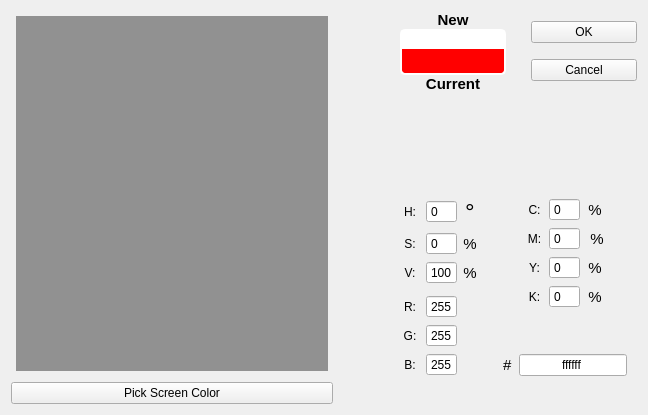
<?xml version="1.0" encoding="UTF-8"?>
<ui version="4.0">
 <class>ColorPickerDialog</class>
 <widget class="QDialog" name="ColorPickerDialog">
  <property name="geometry">
   <rect>
    <x>0</x>
    <y>0</y>
    <width>648</width>
    <height>415</height>
   </rect>
  </property>
  <property name="mouseTracking">
   <bool>true</bool>
  </property>
  <property name="focusPolicy">
   <enum>Qt::ClickFocus</enum>
  </property>
  <property name="windowTitle">
   <string>ColorPickerDialog</string>
  </property>
  <property name="styleSheet">
   <string notr="true"/>
  </property>
  <layout class="QGridLayout" name="gridLayout_3">
   <item row="0" column="5" rowspan="3">
    <layout class="QHBoxLayout" name="horizontalLayout_8">
     <property name="spacing">
      <number>25</number>
     </property>
     <property name="bottomMargin">
      <number>17</number>
     </property>
     <item>
      <layout class="QVBoxLayout" name="verticalLayout_3">
       <property name="spacing">
        <number>0</number>
       </property>
       <item>
        <widget class="QLabel" name="label_2">
         <property name="font">
          <font>
           <pointsize>11</pointsize>
           <bold>true</bold>
          </font>
         </property>
         <property name="text">
          <string>New</string>
         </property>
         <property name="alignment">
          <set>Qt::AlignCenter</set>
         </property>
        </widget>
       </item>
       <item>
        <widget class="QLabel" name="newColorLabel">
         <property name="sizePolicy">
          <sizepolicy hsizetype="Minimum" vsizetype="Preferred">
           <horstretch>0</horstretch>
           <verstretch>0</verstretch>
          </sizepolicy>
         </property>
         <property name="font">
          <font>
           <pointsize>12</pointsize>
           <bold>true</bold>
          </font>
         </property>
         <property name="styleSheet">
          <string notr="true">background-color: #ffffff;
color: rgb(255, 255, 255);
border: 2px solid white;
border-radius: 5px;
border-bottom: 0px;
border-bottom-right-radius: 0px;
border-bottom-left-radius: 0px;</string>
         </property>
         <property name="text">
          <string/>
         </property>
         <property name="alignment">
          <set>Qt::AlignCenter</set>
         </property>
        </widget>
       </item>
       <item>
        <widget class="QPushButton" name="currentColorLabel">
         <property name="minimumSize">
          <size>
           <width>0</width>
           <height>26</height>
          </size>
         </property>
         <property name="styleSheet">
          <string notr="true">color: rgb(255, 255, 255);
background-color: #ff0000;
border: 2px solid white;
border-radius: 5px;
border-top: 0px;
border-top-right-radius: 0px;
border-top-left-radius: 0px;</string>
         </property>
         <property name="text">
          <string/>
         </property>
         <property name="flat">
          <bool>true</bool>
         </property>
        </widget>
       </item>
       <item>
        <widget class="QLabel" name="label_14">
         <property name="font">
          <font>
           <pointsize>11</pointsize>
           <bold>true</bold>
          </font>
         </property>
         <property name="text">
          <string>Current</string>
         </property>
         <property name="alignment">
          <set>Qt::AlignCenter</set>
         </property>
        </widget>
       </item>
      </layout>
     </item>
     <item>
      <layout class="QVBoxLayout" name="verticalLayout_2">
       <property name="spacing">
        <number>6</number>
       </property>
       <item>
        <widget class="QPushButton" name="saveNewColorBtn">
         <property name="sizePolicy">
          <sizepolicy hsizetype="Preferred" vsizetype="Fixed">
           <horstretch>0</horstretch>
           <verstretch>0</verstretch>
          </sizepolicy>
         </property>
         <property name="styleSheet">
          <string notr="true"/>
         </property>
         <property name="text">
          <string>OK</string>
         </property>
        </widget>
       </item>
       <item>
        <widget class="QPushButton" name="cancelBtn">
         <property name="sizePolicy">
          <sizepolicy hsizetype="Preferred" vsizetype="Fixed">
           <horstretch>0</horstretch>
           <verstretch>0</verstretch>
          </sizepolicy>
         </property>
         <property name="styleSheet">
          <string notr="true"/>
         </property>
         <property name="text">
          <string>Cancel</string>
         </property>
        </widget>
       </item>
      </layout>
     </item>
    </layout>
   </item>
   <item row="4" column="5" rowspan="2">
    <layout class="QGridLayout" name="gridLayout">
     <item row="1" column="1">
      <spacer name="horizontalSpacer_3">
       <property name="orientation">
        <enum>Qt::Horizontal</enum>
       </property>
       <property name="sizeType">
        <enum>QSizePolicy::Minimum</enum>
       </property>
       <property name="sizeHint" stdset="0">
        <size>
         <width>10</width>
         <height>20</height>
        </size>
       </property>
      </spacer>
     </item>
     <item row="3" column="3">
      <spacer name="horizontalSpacer_4">
       <property name="orientation">
        <enum>Qt::Horizontal</enum>
       </property>
       <property name="sizeType">
        <enum>QSizePolicy::Minimum</enum>
       </property>
       <property name="sizeHint" stdset="0">
        <size>
         <width>10</width>
         <height>20</height>
        </size>
       </property>
      </spacer>
     </item>
     <item row="1" column="0" rowspan="5">
      <layout class="QGridLayout" name="gridLayout_4">
       <item row="2" column="1">
        <widget class="QSpinBox" name="vSpinBox">
         <property name="buttonSymbols">
          <enum>QAbstractSpinBox::NoButtons</enum>
         </property>
         <property name="maximum">
          <number>100</number>
         </property>
         <property name="value">
          <number>100</number>
         </property>
        </widget>
       </item>
       <item row="2" column="2">
        <widget class="QLabel" name="vPercentLabel">
         <property name="font">
          <font>
           <pointsize>11</pointsize>
          </font>
         </property>
         <property name="text">
          <string>%</string>
         </property>
         <property name="scaledContents">
          <bool>true</bool>
         </property>
         <property name="alignment">
          <set>Qt::AlignCenter</set>
         </property>
        </widget>
       </item>
       <item row="4" column="1">
        <widget class="QSpinBox" name="rSpinBox">
         <property name="buttonSymbols">
          <enum>QAbstractSpinBox::NoButtons</enum>
         </property>
         <property name="maximum">
          <number>255</number>
         </property>
         <property name="value">
          <number>255</number>
         </property>
        </widget>
       </item>
       <item row="0" column="1">
        <widget class="QSpinBox" name="hSpinBox">
         <property name="buttonSymbols">
          <enum>QAbstractSpinBox::NoButtons</enum>
         </property>
         <property name="maximum">
          <number>360</number>
         </property>
        </widget>
       </item>
       <item row="1" column="2">
        <widget class="QLabel" name="sPercentLabel">
         <property name="font">
          <font>
           <pointsize>11</pointsize>
          </font>
         </property>
         <property name="text">
          <string>%</string>
         </property>
         <property name="scaledContents">
          <bool>true</bool>
         </property>
         <property name="alignment">
          <set>Qt::AlignCenter</set>
         </property>
        </widget>
       </item>
       <item row="1" column="1">
        <widget class="QSpinBox" name="sSpinBox">
         <property name="buttonSymbols">
          <enum>QAbstractSpinBox::NoButtons</enum>
         </property>
         <property name="maximum">
          <number>100</number>
         </property>
        </widget>
       </item>
       <item row="5" column="1">
        <widget class="QSpinBox" name="gSpinBox">
         <property name="buttonSymbols">
          <enum>QAbstractSpinBox::NoButtons</enum>
         </property>
         <property name="maximum">
          <number>255</number>
         </property>
         <property name="value">
          <number>255</number>
         </property>
        </widget>
       </item>
       <item row="0" column="2">
        <widget class="QLabel" name="hPercentLabel">
         <property name="font">
          <font>
           <pointsize>18</pointsize>
          </font>
         </property>
         <property name="text">
          <string>°</string>
         </property>
         <property name="scaledContents">
          <bool>true</bool>
         </property>
         <property name="alignment">
          <set>Qt::AlignCenter</set>
         </property>
        </widget>
       </item>
       <item row="6" column="1">
        <widget class="QSpinBox" name="bSpinBox">
         <property name="buttonSymbols">
          <enum>QAbstractSpinBox::NoButtons</enum>
         </property>
         <property name="maximum">
          <number>255</number>
         </property>
         <property name="value">
          <number>255</number>
         </property>
        </widget>
       </item>
       <item row="3" column="0">
        <spacer name="verticalSpacer_2">
         <property name="orientation">
          <enum>Qt::Vertical</enum>
         </property>
         <property name="sizeType">
          <enum>QSizePolicy::Minimum</enum>
         </property>
         <property name="sizeHint" stdset="0">
          <size>
           <width>20</width>
           <height>5</height>
          </size>
         </property>
        </spacer>
       </item>
       <item row="0" column="0">
        <widget class="QLabel" name="label_3">
         <property name="text">
          <string>H:</string>
         </property>
         <property name="scaledContents">
          <bool>true</bool>
         </property>
         <property name="alignment">
          <set>Qt::AlignCenter</set>
         </property>
        </widget>
       </item>
       <item row="1" column="0">
        <widget class="QLabel" name="label_4">
         <property name="text">
          <string>S:</string>
         </property>
         <property name="alignment">
          <set>Qt::AlignCenter</set>
         </property>
        </widget>
       </item>
       <item row="2" column="0">
        <widget class="QLabel" name="label_5">
         <property name="text">
          <string>V:</string>
         </property>
         <property name="alignment">
          <set>Qt::AlignCenter</set>
         </property>
        </widget>
       </item>
       <item row="4" column="0">
        <widget class="QLabel" name="label_6">
         <property name="text">
          <string>R:</string>
         </property>
         <property name="alignment">
          <set>Qt::AlignCenter</set>
         </property>
        </widget>
       </item>
       <item row="5" column="0">
        <widget class="QLabel" name="label_7">
         <property name="text">
          <string>G:</string>
         </property>
         <property name="alignment">
          <set>Qt::AlignCenter</set>
         </property>
        </widget>
       </item>
       <item row="6" column="0">
        <widget class="QLabel" name="label_8">
         <property name="text">
          <string>B:</string>
         </property>
         <property name="alignment">
          <set>Qt::AlignCenter</set>
         </property>
        </widget>
       </item>
      </layout>
     </item>
     <item row="0" column="1">
      <spacer name="verticalSpacer">
       <property name="orientation">
        <enum>Qt::Vertical</enum>
       </property>
       <property name="sizeType">
        <enum>QSizePolicy::Expanding</enum>
       </property>
       <property name="sizeHint" stdset="0">
        <size>
         <width>20</width>
         <height>5</height>
        </size>
       </property>
      </spacer>
     </item>
     <item row="1" column="2" rowspan="5">
      <layout class="QGridLayout" name="gridLayout_2">
       <property name="sizeConstraint">
        <enum>QLayout::SetFixedSize</enum>
       </property>
       <property name="verticalSpacing">
        <number>6</number>
       </property>
       <item row="3" column="4">
        <widget class="QLabel" name="kPercentLabel">
         <property name="sizePolicy">
          <sizepolicy hsizetype="Minimum" vsizetype="Preferred">
           <horstretch>0</horstretch>
           <verstretch>0</verstretch>
          </sizepolicy>
         </property>
         <property name="font">
          <font>
           <pointsize>11</pointsize>
          </font>
         </property>
         <property name="text">
          <string>%</string>
         </property>
         <property name="scaledContents">
          <bool>true</bool>
         </property>
         <property name="alignment">
          <set>Qt::AlignCenter</set>
         </property>
        </widget>
       </item>
       <item row="2" column="4">
        <widget class="QLabel" name="yPercentLabel">
         <property name="sizePolicy">
          <sizepolicy hsizetype="Minimum" vsizetype="Preferred">
           <horstretch>0</horstretch>
           <verstretch>0</verstretch>
          </sizepolicy>
         </property>
         <property name="font">
          <font>
           <pointsize>11</pointsize>
          </font>
         </property>
         <property name="text">
          <string>%</string>
         </property>
         <property name="scaledContents">
          <bool>true</bool>
         </property>
         <property name="alignment">
          <set>Qt::AlignCenter</set>
         </property>
        </widget>
       </item>
       <item row="1" column="4">
        <widget class="QLabel" name="mPercentLabel">
         <property name="sizePolicy">
          <sizepolicy hsizetype="Preferred" vsizetype="Preferred">
           <horstretch>0</horstretch>
           <verstretch>0</verstretch>
          </sizepolicy>
         </property>
         <property name="font">
          <font>
           <pointsize>11</pointsize>
          </font>
         </property>
         <property name="text">
          <string> %</string>
         </property>
         <property name="scaledContents">
          <bool>true</bool>
         </property>
         <property name="alignment">
          <set>Qt::AlignCenter</set>
         </property>
        </widget>
       </item>
       <item row="0" column="4">
        <widget class="QLabel" name="cPercentLabel">
         <property name="sizePolicy">
          <sizepolicy hsizetype="Preferred" vsizetype="Preferred">
           <horstretch>0</horstretch>
           <verstretch>0</verstretch>
          </sizepolicy>
         </property>
         <property name="font">
          <font>
           <pointsize>11</pointsize>
          </font>
         </property>
         <property name="text">
          <string>%</string>
         </property>
         <property name="scaledContents">
          <bool>true</bool>
         </property>
         <property name="alignment">
          <set>Qt::AlignCenter</set>
         </property>
        </widget>
       </item>
       <item row="0" column="3">
        <widget class="QSpinBox" name="cSpinBox">
         <property name="sizePolicy">
          <sizepolicy hsizetype="Minimum" vsizetype="Fixed">
           <horstretch>0</horstretch>
           <verstretch>0</verstretch>
          </sizepolicy>
         </property>
         <property name="styleSheet">
          <string notr="true"/>
         </property>
         <property name="buttonSymbols">
          <enum>QAbstractSpinBox::NoButtons</enum>
         </property>
         <property name="maximum">
          <number>100</number>
         </property>
        </widget>
       </item>
       <item row="1" column="3">
        <widget class="QSpinBox" name="mSpinBox">
         <property name="sizePolicy">
          <sizepolicy hsizetype="Minimum" vsizetype="Fixed">
           <horstretch>0</horstretch>
           <verstretch>0</verstretch>
          </sizepolicy>
         </property>
         <property name="styleSheet">
          <string notr="true"/>
         </property>
         <property name="buttonSymbols">
          <enum>QAbstractSpinBox::NoButtons</enum>
         </property>
         <property name="maximum">
          <number>100</number>
         </property>
        </widget>
       </item>
       <item row="2" column="3">
        <widget class="QSpinBox" name="ySpinBox">
         <property name="sizePolicy">
          <sizepolicy hsizetype="Minimum" vsizetype="Fixed">
           <horstretch>0</horstretch>
           <verstretch>0</verstretch>
          </sizepolicy>
         </property>
         <property name="styleSheet">
          <string notr="true"/>
         </property>
         <property name="buttonSymbols">
          <enum>QAbstractSpinBox::NoButtons</enum>
         </property>
         <property name="maximum">
          <number>100</number>
         </property>
        </widget>
       </item>
       <item row="3" column="3">
        <widget class="QSpinBox" name="kSpinBox">
         <property name="sizePolicy">
          <sizepolicy hsizetype="Minimum" vsizetype="Fixed">
           <horstretch>0</horstretch>
           <verstretch>0</verstretch>
          </sizepolicy>
         </property>
         <property name="styleSheet">
          <string notr="true"/>
         </property>
         <property name="buttonSymbols">
          <enum>QAbstractSpinBox::NoButtons</enum>
         </property>
         <property name="maximum">
          <number>100</number>
         </property>
        </widget>
       </item>
       <item row="3" column="2">
        <widget class="QLabel" name="kLabel">
         <property name="sizePolicy">
          <sizepolicy hsizetype="Preferred" vsizetype="Preferred">
           <horstretch>0</horstretch>
           <verstretch>0</verstretch>
          </sizepolicy>
         </property>
         <property name="text">
          <string>K:</string>
         </property>
         <property name="scaledContents">
          <bool>true</bool>
         </property>
         <property name="alignment">
          <set>Qt::AlignCenter</set>
         </property>
        </widget>
       </item>
       <item row="2" column="2">
        <widget class="QLabel" name="yLabel">
         <property name="sizePolicy">
          <sizepolicy hsizetype="Preferred" vsizetype="Preferred">
           <horstretch>0</horstretch>
           <verstretch>0</verstretch>
          </sizepolicy>
         </property>
         <property name="text">
          <string>Y:</string>
         </property>
         <property name="scaledContents">
          <bool>true</bool>
         </property>
         <property name="alignment">
          <set>Qt::AlignCenter</set>
         </property>
        </widget>
       </item>
       <item row="1" column="2">
        <widget class="QLabel" name="mLabel">
         <property name="sizePolicy">
          <sizepolicy hsizetype="Minimum" vsizetype="Preferred">
           <horstretch>0</horstretch>
           <verstretch>0</verstretch>
          </sizepolicy>
         </property>
         <property name="text">
          <string>M:</string>
         </property>
         <property name="scaledContents">
          <bool>true</bool>
         </property>
         <property name="alignment">
          <set>Qt::AlignCenter</set>
         </property>
        </widget>
       </item>
       <item row="0" column="2">
        <widget class="QLabel" name="cLabel">
         <property name="sizePolicy">
          <sizepolicy hsizetype="Preferred" vsizetype="Preferred">
           <horstretch>0</horstretch>
           <verstretch>0</verstretch>
          </sizepolicy>
         </property>
         <property name="text">
          <string>C:</string>
         </property>
         <property name="scaledContents">
          <bool>true</bool>
         </property>
         <property name="alignment">
          <set>Qt::AlignCenter</set>
         </property>
        </widget>
       </item>
       <item row="5" column="1" colspan="5">
        <layout class="QHBoxLayout" name="horizontalLayout_4">
         <item>
          <widget class="QLabel" name="label">
           <property name="font">
            <font>
             <pointsize>11</pointsize>
            </font>
           </property>
           <property name="text">
            <string>#</string>
           </property>
          </widget>
         </item>
         <item>
          <widget class="QLineEdit" name="hexLineEdit">
           <property name="sizePolicy">
            <sizepolicy hsizetype="Preferred" vsizetype="Fixed">
             <horstretch>0</horstretch>
             <verstretch>0</verstretch>
            </sizepolicy>
           </property>
           <property name="inputMask">
            <string>HHHHHH</string>
           </property>
           <property name="text">
            <string>ffffff</string>
           </property>
           <property name="alignment">
            <set>Qt::AlignCenter</set>
           </property>
          </widget>
         </item>
        </layout>
       </item>
       <item row="4" column="3">
        <spacer name="verticalSpacer_4">
         <property name="orientation">
          <enum>Qt::Vertical</enum>
         </property>
         <property name="sizeType">
          <enum>QSizePolicy::MinimumExpanding</enum>
         </property>
         <property name="sizeHint" stdset="0">
          <size>
           <width>20</width>
           <height>40</height>
          </size>
         </property>
        </spacer>
       </item>
      </layout>
     </item>
    </layout>
   </item>
   <item row="6" column="0">
    <widget class="QPushButton" name="pickScreenColorBtn">
     <property name="sizePolicy">
      <sizepolicy hsizetype="Preferred" vsizetype="Fixed">
       <horstretch>0</horstretch>
       <verstretch>0</verstretch>
      </sizepolicy>
     </property>
     <property name="styleSheet">
      <string notr="true"/>
     </property>
     <property name="text">
      <string>Pick Screen Color</string>
     </property>
    </widget>
   </item>
   <item row="1" column="1" rowspan="4">
    <spacer name="horizontalSpacer_2">
     <property name="orientation">
      <enum>Qt::Horizontal</enum>
     </property>
     <property name="sizeType">
      <enum>QSizePolicy::Minimum</enum>
     </property>
     <property name="sizeHint" stdset="0">
      <size>
       <width>10</width>
       <height>20</height>
      </size>
     </property>
    </spacer>
   </item>
   <item row="0" column="0" rowspan="6">
    <widget class="Vgvgs::NexusFramework::Essentials::Colorpicker::SVSelector" name="colorsShades" native="true">
     <property name="sizePolicy">
      <sizepolicy hsizetype="Expanding" vsizetype="Expanding">
       <horstretch>0</horstretch>
       <verstretch>0</verstretch>
      </sizepolicy>
     </property>
     <property name="styleSheet">
      <string notr="true">background-color: rgba(0, 0, 0, 100);
margin: 5px;</string>
     </property>
     <layout class="QVBoxLayout" name="verticalLayout">
      <property name="spacing">
       <number>0</number>
      </property>
      <property name="leftMargin">
       <number>0</number>
      </property>
      <property name="topMargin">
       <number>0</number>
      </property>
      <property name="rightMargin">
       <number>0</number>
      </property>
      <property name="bottomMargin">
       <number>0</number>
      </property>
     </layout>
    </widget>
   </item>
   <item row="3" column="5">
    <spacer name="verticalSpacer_3">
     <property name="orientation">
      <enum>Qt::Vertical</enum>
     </property>
     <property name="sizeHint" stdset="0">
      <size>
       <width>20</width>
       <height>40</height>
      </size>
     </property>
    </spacer>
   </item>
   <item row="4" column="4">
    <spacer name="horizontalSpacer">
     <property name="orientation">
      <enum>Qt::Horizontal</enum>
     </property>
     <property name="sizeType">
      <enum>QSizePolicy::Minimum</enum>
     </property>
     <property name="sizeHint" stdset="0">
      <size>
       <width>20</width>
       <height>20</height>
      </size>
     </property>
    </spacer>
   </item>
   <item row="0" column="2" rowspan="6">
     <widget class="Vgvgs::NexusFramework::Essentials::Colorpicker::ColorSelector" name="colorSelector">
     <property name="styleSheet">
      <string notr="true">QSlider{ 
	background-color: qlineargradient(x1:0, y1:0, x2:0 y2:1, 
		stop:0 rgba(255,0,0,255), stop:0.166  rgba(255, 255,0,255), stop:0.333  rgba(0, 255,0,255), stop:0.5 rgba(0, 255, 255, 255), 
		stop:0.666 rgba(0, 0, 255, 255), stop:0.833  rgba(255,0, 255, 255), stop:1 rgba(255,0,0, 255));
	background-color: qlineargradient(x1:1, y1:1, x2:1 y2:0, 
		stop:0 rgba(255,0,0,255), stop:0.166  rgba(255, 255,0,255), stop:0.333  rgba(0, 255,0,255), stop:0.5 rgba(0, 255, 255, 255), 
		stop:0.666 rgba(0, 0, 255, 255), stop:0.833  rgba(255,0, 255, 255), stop:1 rgba(255,0,0, 255));
	
	margin: 5px;
}

QSlider::handle:vertical {
    height: 1px;
    background: transparent;
}

QSlider::groove:vertical {
    background: transparent;
}

QSlider::sub-page:vertical {
    background: transparent;
}</string>
     </property>
     <property name="maximum">
      <number>360</number>
     </property>
     <property name="orientation">
      <enum>Qt::Vertical</enum>
     </property>
     <property name="invertedAppearance">
      <bool>false</bool>
     </property>
     <property name="invertedControls">
      <bool>false</bool>
     </property>
    </widget>
   </item>
  </layout>
 </widget>
 <customwidgets>
  <customwidget>
   <class>Vgvgs::NexusFramework::Essentials::Colorpicker::SVSelector</class>
   <extends>QWidget</extends>
   <header>SVSelector.h</header>
   <container>1</container>
  </customwidget>
  <customwidget>
   <class>Vgvgs::NexusFramework::Essentials::Colorpicker::ColorSelector</class>
   <extends>QSlider</extends>
   <header>ColorSelector.h</header>
  </customwidget>
 </customwidgets>
 <resources/>
 <connections/>
</ui>
